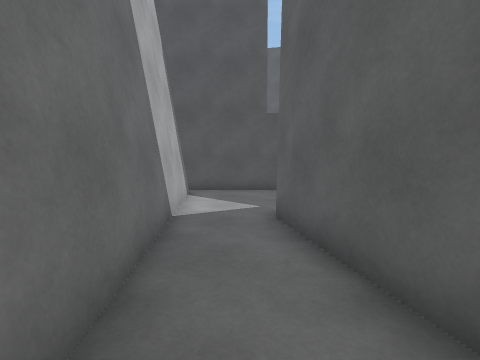
view 1 (above)

21 first-person views from a walk through a Unity game level. The camera is 1.2 m above the floor, tilts 4° down and sees 85° across. The floor is counted in squares, 1 m on a side. Each view is taken from the middle of a square. On the plan, view 1 faces up. The plan holds only what a view shows up to about 12 squares ahead; the rest is blank. The place goes on beyond the plan.

view 2
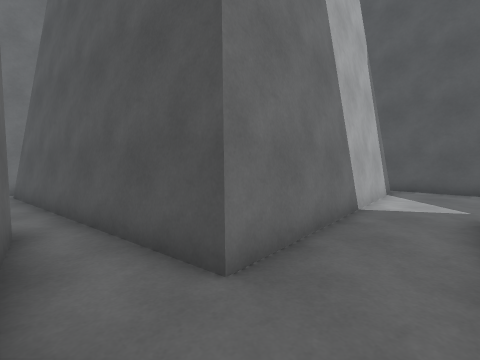

view 3
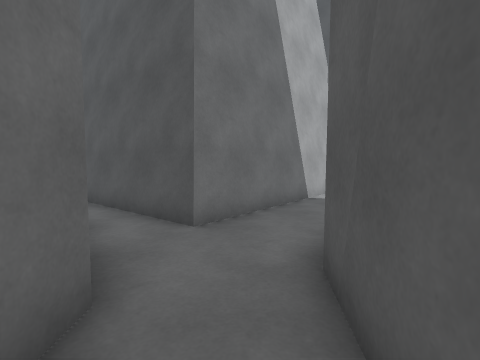

view 4
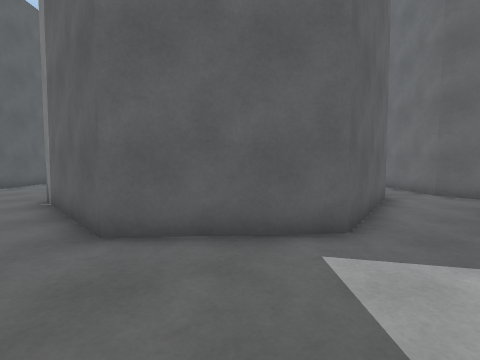

view 5
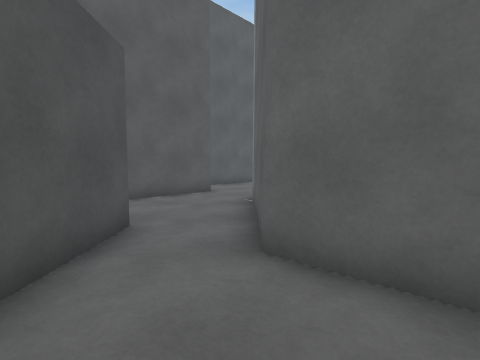

view 6
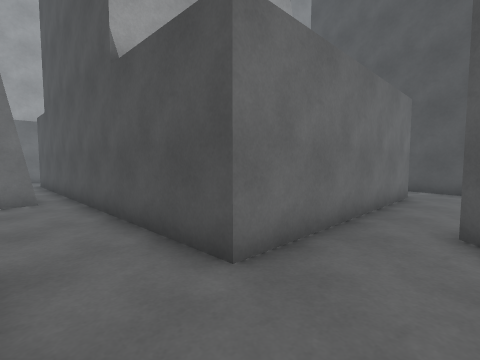

view 7
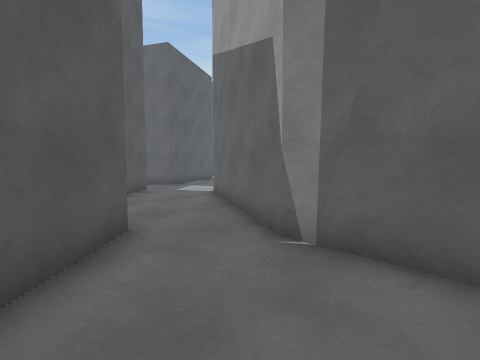

view 8
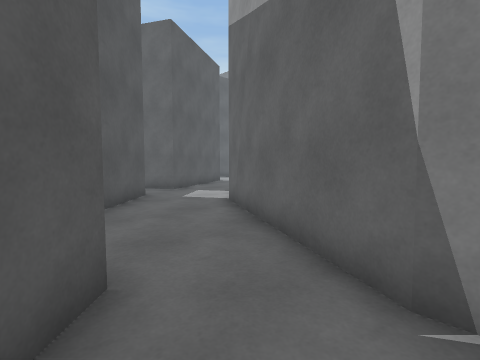

view 9
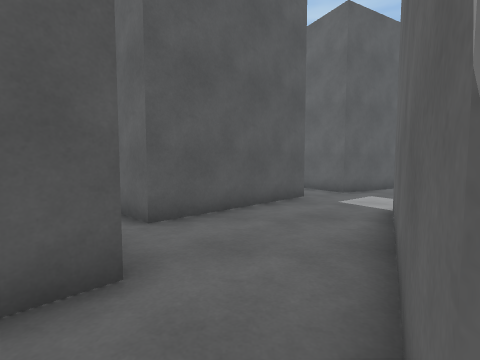

view 10
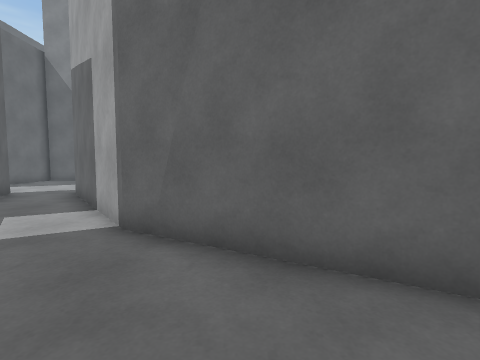

view 11
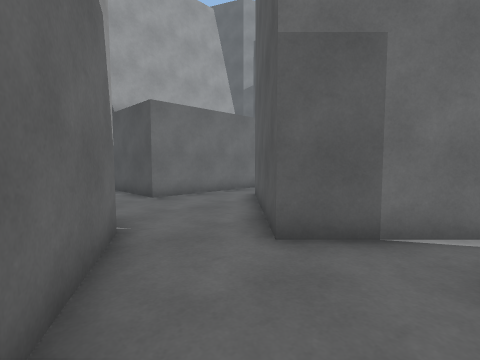

view 12
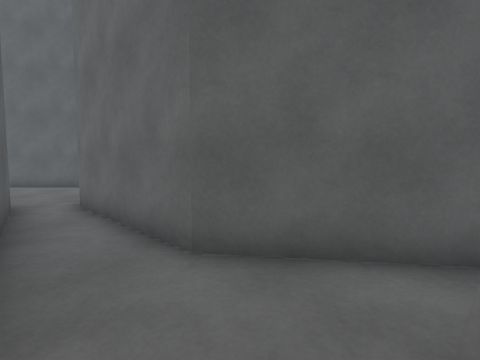

view 13
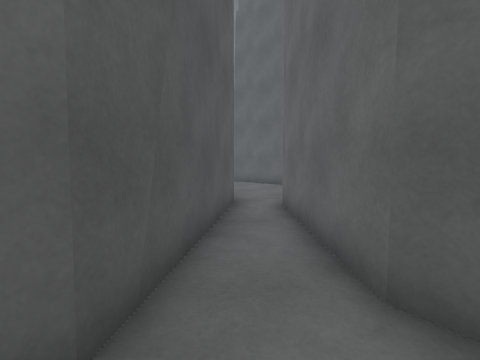

view 14
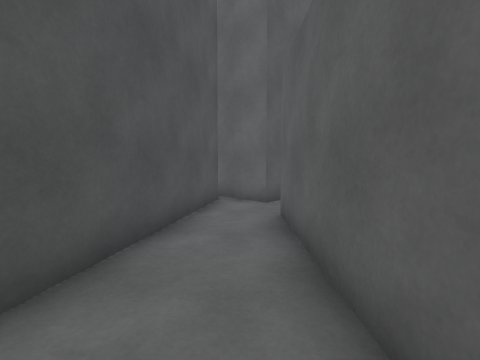

view 15
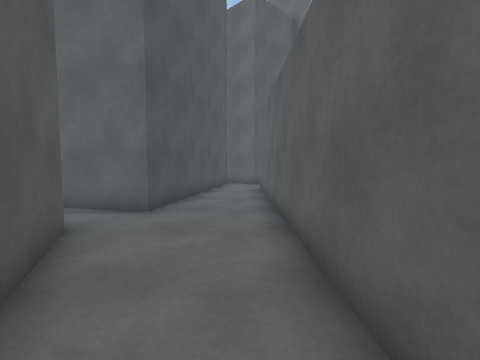

view 16
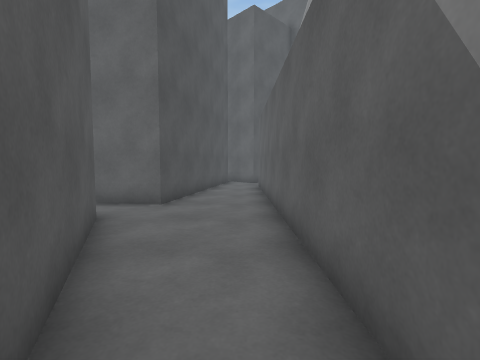

view 17
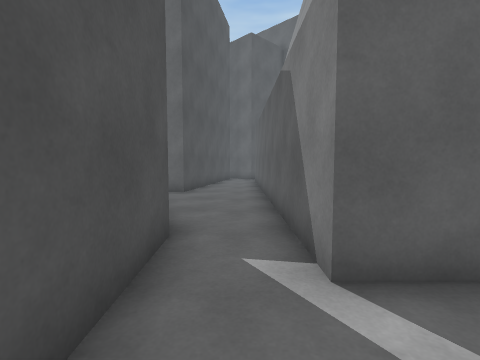

view 18
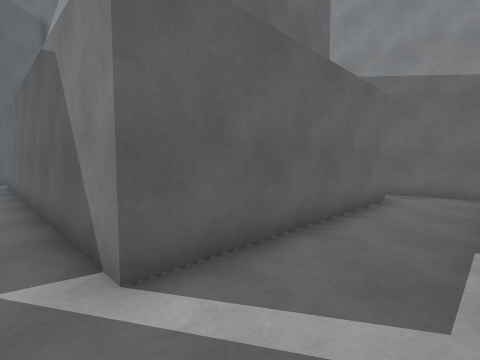

view 19
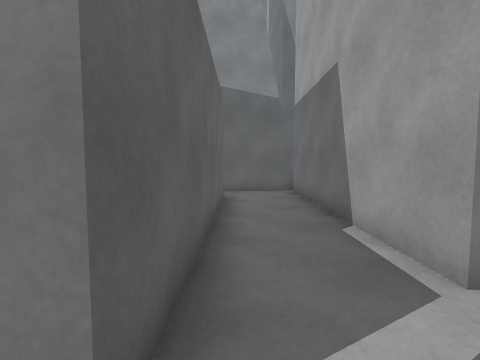

view 20
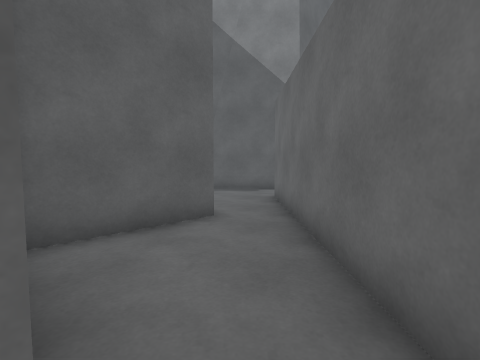

view 21
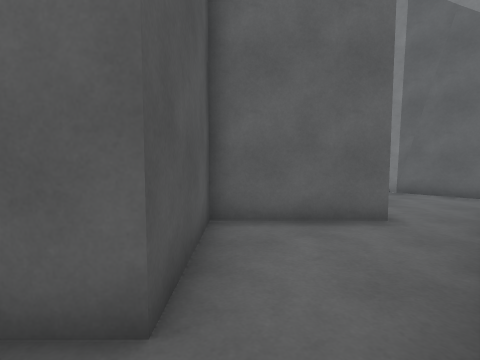

### Floor plan
Points are (right, up) in squares from view 1. A wall is a line through its corners. A room is listed if a view was taken in it or the views show most of it. See-through windows are left out.
Room 1 (views 1, 2, 3, 12, 13)
walls: (-1.4, 3.3) (-1.1, 0.9) (-9.9, 0); (-4.4, -0.7) (0.6, -1.4) (4.3, -5); (5.7, -4.5) (1.7, 0.6) (1.1, 3.7)
ways out: opening at (0, 3) to room 2
Room 2 (views 4, 5)
walls: (-2.1, 10.2) (-1.4, 3.3); (1.1, 3.7) (0.8, 5.6) (3.4, 8.7) (5.6, 8.7); (4.8, 11.1) (-3.6, 11.1)
ways out: opening at (0, 3) to room 1; opening at (5, 10) to room 3
Room 3 (views 6, 7, 8, 9, 10, 11)
walls: (12.8, 12.4) (10.6, 10.2) (6.6, 14.2); (5.6, 8.7) (8.5, 8.6) (14.1, 5.4) (17.5, 1.1); (17.1, 6.8) (13, 10.8); (4.8, 15.5) (4.8, 11.1)
ways out: opening at (5, 10) to room 2; opening at (6, 16) to room 6
Room 4 (views 14, 20, 21)
walls: (-2.6, 23) (-6.8, 21.1); (-6.5, 19.1) (4.8, 19.1); (6.6, 19.2) (8.2, 20.8); (7.3, 20.7) (-0.7, 22.2) (-0.3, 24.6)
ways out: opening at (-7, 20) to room 5; opening at (6, 20) to room 6
Room 5 (views 15, 16, 17, 18, 19)
walls: (-11.1, 17.6) (-11.1, 9.6); (-8.5, 11) (-8.5, 19.1) (-6.5, 19.1); (-11.2, 8.9) (-7.9, 9.3); (-6.8, 21.1) (-10, 21); (-3.6, 11.1) (-8, 11.1)
ways out: opening at (-7, 20) to room 4
Room 6 (no view inside)
walls: (6.6, 14.2) (9.1, 16.7) (6.6, 19.2); (4.8, 19.1) (4.8, 15.5)
ways out: opening at (6, 16) to room 3; opening at (6, 20) to room 4

Positions as (right, up) in squares from view 1, and headings:
1: (0, 0), facing up
2: (1, -1), facing up-left
3: (3, -2), facing up-left
4: (-1, 10), facing down-right
5: (0, 9), facing right
6: (7, 9), facing up-left
7: (6, 12), facing down-right
8: (8, 11), facing down-right
9: (8, 9), facing right
10: (12, 10), facing down
11: (13, 7), facing up-left
12: (0, 2), facing down
13: (0, 1), facing down-right
14: (-1, 20), facing right
15: (-7, 20), facing right
16: (-8, 20), facing right
17: (-11, 20), facing right
18: (-11, 20), facing down-right
19: (-9, 20), facing down
20: (6, 20), facing down
21: (5, 20), facing down-right
